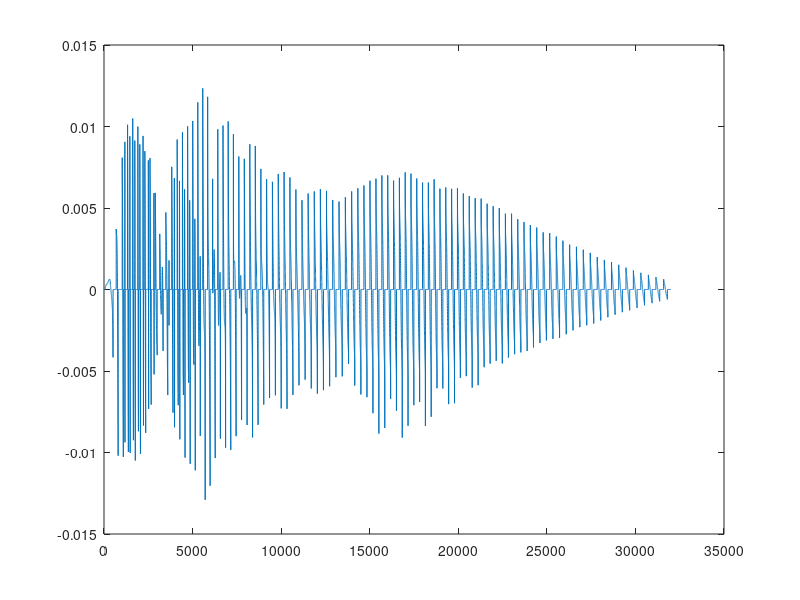

Reproduce this figure in MATLAB.
%Avrum Hollinger
%MUMT614
%Nov. 18, 2006


%2-mass vocal fold model
%Ishizaka & Flanagan
%Using backward finite difference approximation
%Also uses an approximation to solve the system of equations
%which uses the parameters from the previous time step in order to make the
%simulation more efficient (i.e. only 1.5 iterations per time sample)

%Output is given as u(n), the flow.
%Scaling may be required in order to make it audible
%Clicks and pops may occur with certain parameters sets

clear;
%constants given in avanzini
Fs = 32000; %Hz, sampling rate
N = 32000; %number of iterations
%for n=1:N
%    ps(n)=2000; %input pressure pa?
%end
MINps=30;
MAXps=400;
T1=N/90;
T2=N/80;


%Set pressure waveform envelope
for n=1:N
if n<5
%ps(n)=MAXps;
ps(n)=0;
elseif n<7
ps(n)=0;
%ps(n)=MAXps;
elseif n<T1
ps(n)=ps(n-1)+MAXps/T1;
elseif n<=T2
    ps(n)=ps(n-1);
else
    ps(n)=ps(n-1)+(MINps-MAXps)/(N-T2);
end

end

%set physical constants

p=0;        %relative output pressure, 
rho = 1.14; %kg/m^3 mass density
v = 1.85e-5; %N*s/m^2 greek new: air shear viscosity
lg = 1.63e-2; %m glottal length
twod = 3e-5; %m, glottal width 2d1
d1=twod/2; %1.5000e-005
d2=d1;
m = 4.4e-5/90; %kg, glottal mass
m1=m; %4.8889e-007
m2=m;
k12=0.04; %coupling spring constant
k = 0.09; %N/m, spring constant
k1=k;
k2=k1;
aida=1000000.01; %non-linearity factor
r = 0.0001*sqrt(m*k); %damper constant, N*s/m
r1=r*1;
r2=r1; %2.0976e-008
%Ag0 = 5e-6; %m^2 glottal area at rest
Ag0 = 5e-9; %m^2 glottal area at rest
S = 5e-5; %m^2 output area (vocal tract end)
%S = 5e-4; %m^2 output area (vocal tract end)


%initialize computational constants
T = 1/Fs; %s, sampling period
rhosn=0.69*rho;
hfrho=rho/2;
twvd1lg=12*v*d1*lg*lg;
twvd2lg=12*v*d2*lg*lg;
Ag01=Ag0;
Ag02=Ag0;
Ag012lg=Ag01/2/lg;
Ag022lg=Ag02/2/lg;
lgd1=lg*d1;
lgd2=lg*d2;
m1T=m1/T/T;
m2T=m2/T/T;
r1T=r1/T;
r2T=r2/T;


%equations

%x1 = zeros(1,N);
%x2 = zeros(1,N);

%pm1 = zeros(1,N);
%pm2 = zeros(1,N);
%p = zeros(1,N);
%u = zeros(1,N);

%initialize first two time steps of displacement
%x1(1)=0;
%x1(2)=-Ag0/(2*lg);
%x2(1)=0;
%x2(2)=-Ag0/(2*lg);

%assume some value
%x1(n)=-Ag0/(1.5*lg)
%x2(n)=-Ag0/(1.6*lg)
%x1(n)=0
%x2(n)=0


%initialize first two time steps of displacement
x1(1)=0;
x1(2)=0;
x2(1)=0;
x2(2)=0;
A1(1)=Ag01+lg*x1(1);
A1(2)=Ag01+lg*x1(2);
A2(1)=Ag02+lg*x2(1);
A2(2)=Ag02+lg*x2(2);
pm1(1)=0;
pm1(2)=0;
pm2(1)=0;
pm2(2)=0;
u(1)=0;
u(2)=0;


A1(1)=0;
A1(2)=0;

A2(1)=0;
A2(2)=0;



%start loop here
%start n at three

for n=3:N;

    C11=k1*(1+aida*x1(n-1)^2);
    C12=k2*(1+aida*x2(n-1)^2);
    C21=k1*(1+aida*(x1(n-1)+Ag012lg)^2);
    C22=k2*(1+aida*(x2(n-1)+Ag022lg)^2);
    alpha1=lgd1*pm1(n-1);
    alpha2=lgd2*pm2(n-1);
    beta1=m1T*(x1(n-2)-2*x1(n-1));
    beta2=m2T*(x2(n-2)-2*x2(n-1));
    gamma1=-r1T*x1(n-1);
    gamma2=-r2T*x2(n-1);
    delta1=Ag012lg*C21;
    delta2=Ag022lg*C22;
    lambda1=-k12*x2(n-1);
    lambda2=-k12*x1(n-1);

    if  (x1(n-1)>=-Ag012lg)
        x1(n)=(alpha1-beta1-gamma1-lambda1)/(m1T+r1T+C11+k12);
    else
        x1(n)=(alpha1-beta1-gamma1-lambda1-delta1)/(m1T+r1T+C21+k12);
    end

    if  (x2(n-1)>=-Ag022lg)
        x2(n)=(alpha2-beta2-gamma2-lambda2)/(m2T+r2T+C12+k12);
    else
        x2(n)=(alpha2-beta2-gamma2-lambda2-delta2)/(m2T+r2T+C22+k12);
    end

    A1(n)=Ag01+lg*x1(n);
    A2(n)=Ag02+lg*x2(n);
    
    if (A1(n)<=0)
        A1(n)=0.1e-25;
    end

    if (A2(n)<=0)
        A2(n)=0.1e-25;
    end
    
    
    A1n2=A1(n)*A1(n); 
    A1n3=A1n2*A1(n);

    A2n2=A2(n)*A2(n); 
    A2n3=A2n2*A2(n);


    a= (rhosn/A1n2)+hfrho*(1/A2n2-1/A1n2)+hfrho/A2n2*(2*A2(n)/S*(1-A2(n)/S));
    b= twvd1lg/A1n3+twvd2lg/A2n3;
    c= p-ps(n);

    flow1=(-b+sqrt(b^2-4*a*c))/(2*a);
    flow2=(-b-sqrt(b^2-4*a*c))/(2*a);
    %u(n)=min(abs(flow1),abs(flow2));

    udif1(n)=abs(flow1-u(n-1));
    udif2(n)=abs(flow2-u(n-1));

    if (udif1(n)<udif2(n))
        u(n)=real(flow1);
    else
        u(n)=real(flow2);
    end

    %u(n)=(max(flow1,flow2));
    %um(n)=min(flow1,flow2);

    %solve for mean pressures, pm1, pm2

    g1(n)=rhosn*u(n)^2/A1n2;
    g2(n)=twvd1lg*u(n)/A1n3;
    g4(n)=twvd2lg*u(n)/A2n3;
    g5(n)=hfrho*u(n)^2/A2n2*(2*A2(n)/S*(1-A2(n)/S));

    pm1(n)=ps(n)-g1(n)-g2(n)/2;
    pm2(n)=p+g5(n)+g4(n)/2;




    if (x1(n)>=-Ag012lg)
    
        pm1b(n)=(m1T*(x1(n)-2*x1(n-1)+x1(n-2))+r1T*(x1(n)-x1(n-1))+ k1*x1(n)*(1+aida*x1(n)^2) +k12*(x1(n)-x2(n)))/(lgd1);
        pm1(n)=pm1(n)*0.5+pm1b(n)*(1-0.5);
        %pm1(n)=pm1b(n);
        if (x2(n)>=-Ag022lg)

            pm2b(n)=(m2T*(x2(n)-2*x2(n-1)+x2(n-2))+r2T*(x2(n)-x2(n-1))+ k2*x2(n)*(1+aida*x2(n)^2) -k12*(x1(n)-x2(n)))/(lgd2);
            pm2(n)=pm2(n)/2+pm2b(n)/2;
        else
         %   pm2(n)=ps(n);
         %   pm1(n)=ps(n);
        end 
    else
      %  pm1(n)=ps(n);
      %  pm2(n)=0;
    end

    if pm1(n)>ps(n)
      %  pm1(n)=ps(n);
    end
    if pm2(n)>ps(n)
      %  pm2(n)=ps(n);
    end
    if pm1(n)<0
     %   pm1(n)=abs(pm1(n));
        pm1(n)=0;
    end

    if pm2(n)<0
        pm2(n)=0;
    end
    if u(n)<0
      %  u(n)=0;
    end

end

for n=2:N
	out(n)=(u(n)-u(n-1))*1000.0;
end

plot(out);
pause();

%wavwrite(out, 32000, "test.wav");
%out


